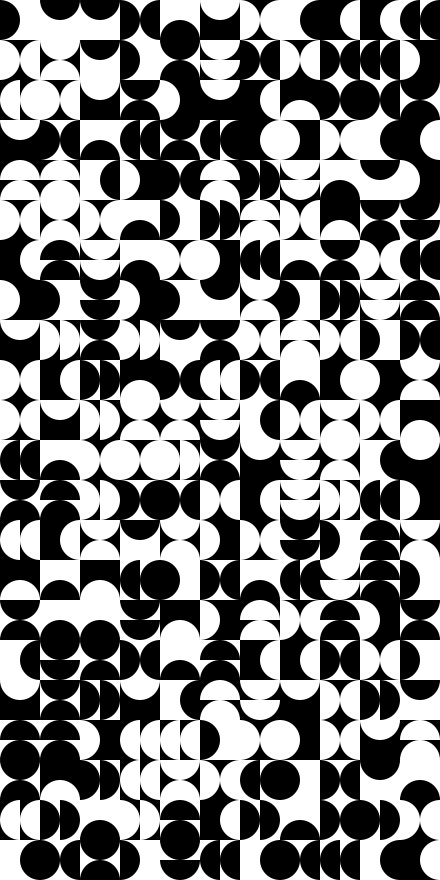
Frame 1 (no input)
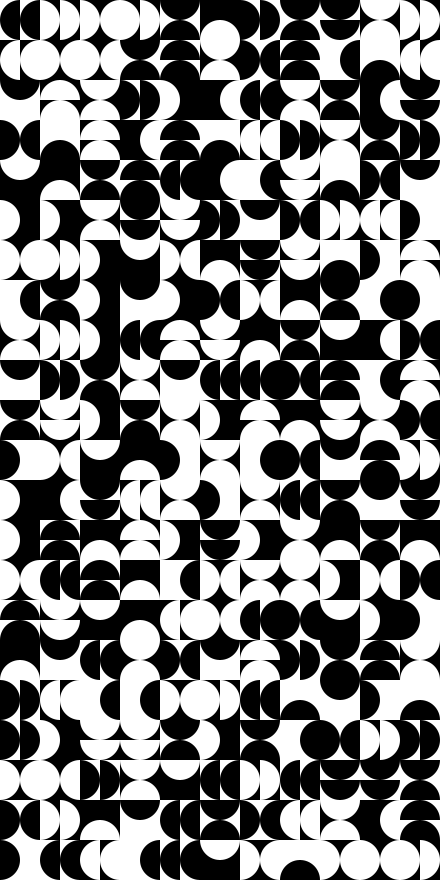
Frame 2 (the mouse pressed at the canvas centre, redrawn once)

The Processing sketch that drew these frames (run headless with seeded random() and noise(); the mouse was pressed at the canvas centre and the sketch redrawn once):

// Processing sketch: sykora_reCode
// ── sykora_reCode.pde

// This sketch is part of the ReCode Project - http://recodeproject.com
// 
// From Computer Graphics and Art vol1 no2 pg 17
// by Zdenek Sykora
// "Structure"

// Mitchell Whitelaw
// 2012
// Creative Commons license CC BY-SA 3.0

int moduledim = 40;
int gridwidth = 11;
int gridheight = 22;

void setup(){
  size(440,880);
   smooth();
   noLoop();
   ellipseMode(CENTER);
}


void draw(){
  noStroke();
  translate(moduledim/2,moduledim/2);
  for (int i=0; i< gridwidth; i++){
    for (int j=0; j< gridheight; j++){
      sykoraModule(int(random(2)),int(random(3)),int(random(4)),i,j);
    }
  }
}


void sykoraModule( int polarity, int composition, int orientation, int gridx, int gridy) {
  pushMatrix();
    translate(gridx*moduledim,gridy*moduledim);
    rotate(orientation*TWO_PI/4.0); 
    translate(-moduledim/2, -moduledim/2);
    
    fill(polarity*255); // bg fill
    rect(0,0, moduledim, moduledim); // bg square
    
    fill(abs(polarity-1)*255); // reverse the fill
    
    arc(moduledim/2, 0, moduledim, moduledim, 0, PI); // composition == 0; first arc
    
    if (composition == 1){ // more arcs
      arc(moduledim/2, moduledim/2, moduledim, moduledim, 0, PI); // second arc (aligned)
    } else if (composition == 2){ 
      arc(moduledim/2, moduledim, moduledim, moduledim, PI, TWO_PI); // second arc (mirrored);
    }
   popMatrix();
}



void mousePressed(){
  redraw();
}  
